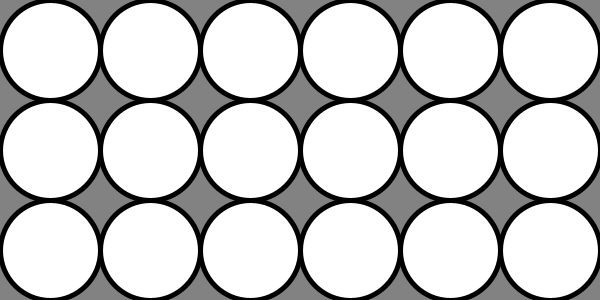
Frame 1 (no input)
Frame 60 (the mouse pressed at the canvas centre just before this capture): identical to frame 1, image omitted
Frame 120 (the mouse held since frame 60 and released just before this capture): identical to frame 1, image omitted

The Processing sketch that drew this single still picture (run headless with seeded random() and noise(); from frame 60 on, the mouse is pressed at the canvas centre):

// Processing sketch: circles
// ── circles.pde
//circles.pde
//Draw the circles
//2017/4/11
//1-3-41 Gihwan Doh

int [][] maru=new int [6][3];

void setup() {
  size(600, 300);
strokeWeight(5);
  for (int i=0; i<6; i++) {
    for (int j=0; j<3; j++) {
      maru[i][j]=0;
    }
  }
}

void draw() {
  background(130);
  for (int i=0; i<6; i++) {
    for (int j=0; j<3; j++) {
      if (50<=dist(50+i*100, 50+j*100, mouseX, mouseY)) {
        maru[i][j]=1;
      }else{  maru[i][j]=0;}



      if (maru[i][j]==0) {
        fill(255, 0, 0);
      } else {
        fill(255);
      }
      ellipse(50+i*100, 50+j*100, 100, 100);
    }
  }
}
